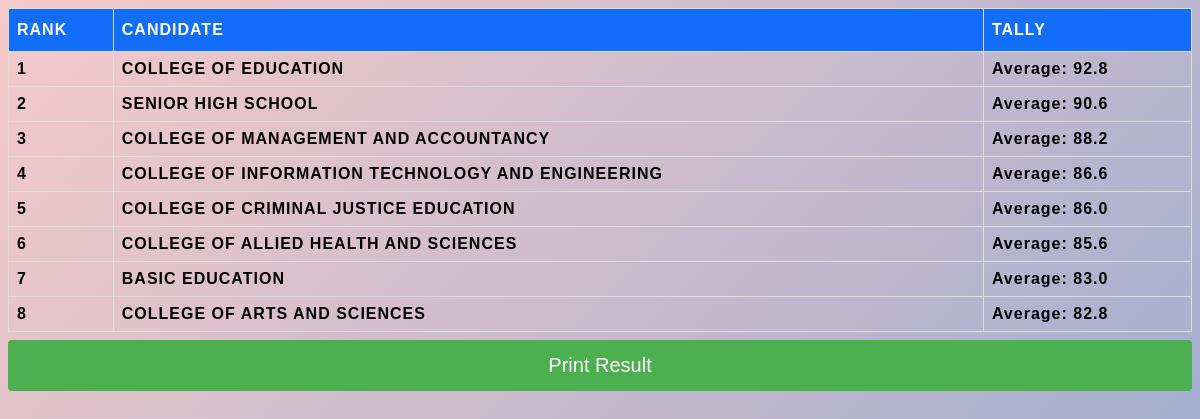
/augottalent2018_master/anotherranking.php, run on the app's committed database.
### tables this page shows
CREATE TABLE IF NOT EXISTS `result` (
  `name` varchar(200) NOT NULL,
  `score` decimal(10,1) NOT NULL
);

### augottalent2018_master/anotherranking.php (the view, shortened to what this page needs)
<html>
	<head>
	</head>
<body >
	<div class="column1" id = "reff">
<?php
	require 'connect.php';
	$sql = "SELECT @n := @n +1 n,name,score FROM result, (SELECT @n := 0) as finalscore ORDER BY score DESC ";
    $result = mysqli_query($con, $sql);
?>
	<table border = "1" style="width:100%;border-collapse:collapse;" id="customers" >
        <tr>
			<th>RANK</th>
            <th>CANDIDATE</th>
            <th>TALLY</th>
        </tr>
<?php
     while($row = mysqli_fetch_array($result))  {
?>
        <tr>
			<td><b><?php echo $row["n"]; ?></b></td>
            <td><b><?php echo $row["name"]; ?></b></td>
            <td><b>Average: <?php echo $row["score"]; ?></b></td>
        </tr>
<?php
	 }
?>
    </table>
	<input type="submit" name="btnsubmit" id="submit" onclick="printTally()" value="Print Result"/>
	</div>
</body>
</html>

### augottalent2018_master/anotherranking.php (style rules this page uses)
html { width: 100%; min-height: 500px; margin: 0; background: #f7cac9; background: -moz-linear-gradient(-45deg, #f7cac9 0%, #92a8d1 100%); background: -webkit-linear-gradient(-45deg, #f7cac9 0%, #92a8d1 100%); background: linear-gradient(135deg, #f7cac9 0%, #92a8d1 100%); font-family: 'Roboto', sans-serif; letter-spacing: 1px; overflow-y: scroll; }
#customers { font-family: "Trebuchet MS", Arial, Helvetica, sans-serif; border-collapse: collapse; width: 100%; }
#customers td, #customers th { border: 1px solid #ddd; padding: 8px; }
#customers th { padding-top: 12px; padding-bottom: 12px; text-align: left; background-color: #126EF9; color: white; }
input[type=submit] { width: 100%; background-color: #4CAF50; color: white; padding: 14px 20px; margin: 8px 0; border: none; border-radius: 4px; cursor: pointer; font-size: 20px; }

### data on the page
result: n "1", name "COLLEGE OF EDUCATION", score "92.8"
result: n "2", name "SENIOR HIGH SCHOOL", score "90.6"
result: n "3", name "COLLEGE OF MANAGEMENT AND ACCOUNTANCY", score "88.2"
result: n "4", name "COLLEGE OF INFORMATION TECHNOLOGY AND ENGINEERING", score "86.6"
result: n "5", name "COLLEGE OF CRIMINAL JUSTICE EDUCATION", score "86.0"
result: n "6", name "COLLEGE OF ALLIED HEALTH AND SCIENCES", score "85.6"
result: n "7", name "BASIC EDUCATION", score "83.0"
result: n "8", name "COLLEGE OF ARTS AND SCIENCES", score "82.8"
